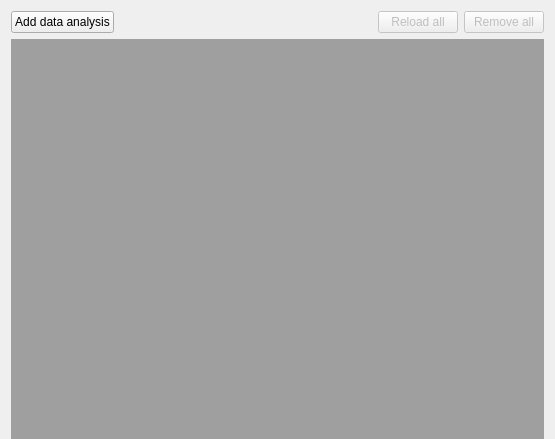
      <widget class="QWidget" name="pageVisualizations">
       <layout class="QGridLayout" name="gridLayout_3" rowstretch="0,1">
        <property name="bottomMargin">
         <number>0</number>
        </property>
        <item row="1" column="0">
         <widget class="QMdiArea" name="mdiArea"/>
        </item>
        <item row="0" column="0">
         <layout class="QHBoxLayout" name="horizontalLayout">
          <item>
           <widget class="QPushButton" name="pushButton_load_visualizarion">
            <property name="text">
             <string>Add data analysis</string>
            </property>
            <property name="icon">
             <iconset theme="list-add">
              <normaloff>../../../../../../../../../../../../../../../../../.designer/backup</normaloff>../../../../../../../../../../../../../../../../../.designer/backup</iconset>
            </property>
           </widget>
          </item>
          <item>
           <spacer name="horizontalSpacer">
            <property name="orientation">
             <enum>Qt::Horizontal</enum>
            </property>
            <property name="sizeHint" stdset="0">
             <size>
              <width>40</width>
              <height>20</height>
             </size>
            </property>
           </spacer>
          </item>
          <item>
           <widget class="QPushButton" name="pushButton_visualizations_reload_all">
            <property name="enabled">
             <bool>false</bool>
            </property>
            <property name="text">
             <string>Reload all</string>
            </property>
           </widget>
          </item>
          <item>
           <widget class="QPushButton" name="pushButton_visualizations_remove_all">
            <property name="enabled">
             <bool>false</bool>
            </property>
            <property name="text">
             <string>Remove all</string>
            </property>
           </widget>
          </item>
         </layout>
        </item>
       </layout>
      </widget>
